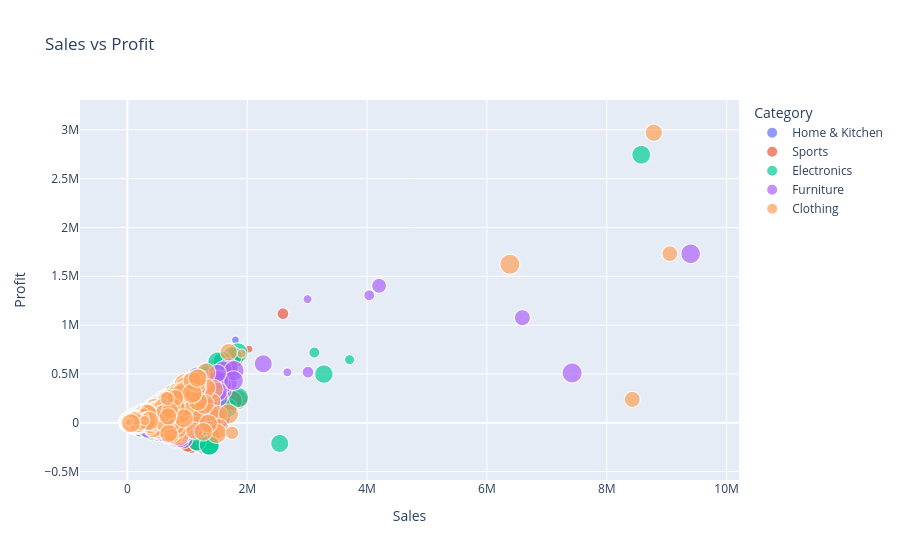

Write notebook code for a chart like this one.
### Markdown cell above
**Code Cell 4
Bubble Chart**

### Code cell
fig = px.scatter(

    df,

    x="Sales",

    y="Profit",

    color="Category",

    size="Quantity",

    hover_name="Product_Name",

    title="Sales vs Profit"

)

fig.show()

### Figure 1 — Plotly figure (JSON) as saved in the notebook; plotly's stock layout.template omitted (floating-point values rounded to 4 significant figures; data arrays with more than 128 entries replaced by an {"elided": "..."} marker saying what was removed)
{"data": [{"hovertemplate": "<b>%{hovertext}</b><br><br>Category=Home & Kitchen<br>Sales=%{x}<br>Profit=%{y}<br>Quantity=%{marker.size}<extra></extra>", "hovertext": {"elided": "2033 str values"}, "legendgroup": "Home & Kitchen", "marker": {"color": "#636efa", "size": {"elided": "2033 int values"}, "sizemode": "area", "sizeref": 0.05, "symbol": "circle"}, "mode": "markers", "name": "Home & Kitchen", "showlegend": true, "type": "scattergl", "x": {"elided": "2033 float values"}, "xaxis": "x", "y": {"elided": "2033 float values"}, "yaxis": "y"}, {"hovertemplate": "<b>%{hovertext}</b><br><br>Category=Sports<br>Sales=%{x}<br>Profit=%{y}<br>Quantity=%{marker.size}<extra></extra>", "hovertext": {"elided": "1980 str values"}, "legendgroup": "Sports", "marker": {"color": "#EF553B", "size": {"elided": "1980 int values"}, "sizemode": "area", "sizeref": 0.05, "symbol": "circle"}, "mode": "markers", "name": "Sports", "showlegend": true, "type": "scattergl", "x": {"elided": "1980 float values"}, "xaxis": "x", "y": {"elided": "1980 float values"}, "yaxis": "y"}, {"hovertemplate": "<b>%{hovertext}</b><br><br>Category=Electronics<br>Sales=%{x}<br>Profit=%{y}<br>Quantity=%{marker.size}<extra></extra>", "hovertext": {"elided": "2060 str values"}, "legendgroup": "Electronics", "marker": {"color": "#00cc96", "size": {"elided": "2060 int values"}, "sizemode": "area", "sizeref": 0.05, "symbol": "circle"}, "mode": "markers", "name": "Electronics", "showlegend": true, "type": "scattergl", "x": {"elided": "2060 float values"}, "xaxis": "x", "y": {"elided": "2060 float values"}, "yaxis": "y"}, {"hovertemplate": "<b>%{hovertext}</b><br><br>Category=Furniture<br>Sales=%{x}<br>Profit=%{y}<br>Quantity=%{marker.size}<extra></extra>", "hovertext": {"elided": "1987 str values"}, "legendgroup": "Furniture", "marker": {"color": "#ab63fa", "size": {"elided": "1987 int values"}, "sizemode": "area", "sizeref": 0.05, "symbol": "circle"}, "mode": "markers", "name": "Furniture", "showlegend": true, "type": "scattergl", "x": {"elided": "1987 float values"}, "xaxis": "x", "y": {"elided": "1987 float values"}, "yaxis": "y"}, {"hovertemplate": "<b>%{hovertext}</b><br><br>Category=Clothing<br>Sales=%{x}<br>Profit=%{y}<br>Quantity=%{marker.size}<extra></extra>", "hovertext": {"elided": "2040 str values"}, "legendgroup": "Clothing", "marker": {"color": "#FFA15A", "size": {"elided": "2040 int values"}, "sizemode": "area", "sizeref": 0.05, "symbol": "circle"}, "mode": "markers", "name": "Clothing", "showlegend": true, "type": "scattergl", "x": {"elided": "2040 float values"}, "xaxis": "x", "y": {"elided": "2040 float values"}, "yaxis": "y"}], "layout": {"legend": {"itemsizing": "constant", "title": {"text": "Category"}, "tracegroupgap": 0}, "title": {"text": "Sales vs Profit"}, "xaxis": {"anchor": "y", "domain": [0, 1], "title": {"text": "Sales"}}, "yaxis": {"anchor": "x", "domain": [0, 1], "title": {"text": "Profit"}}}}
